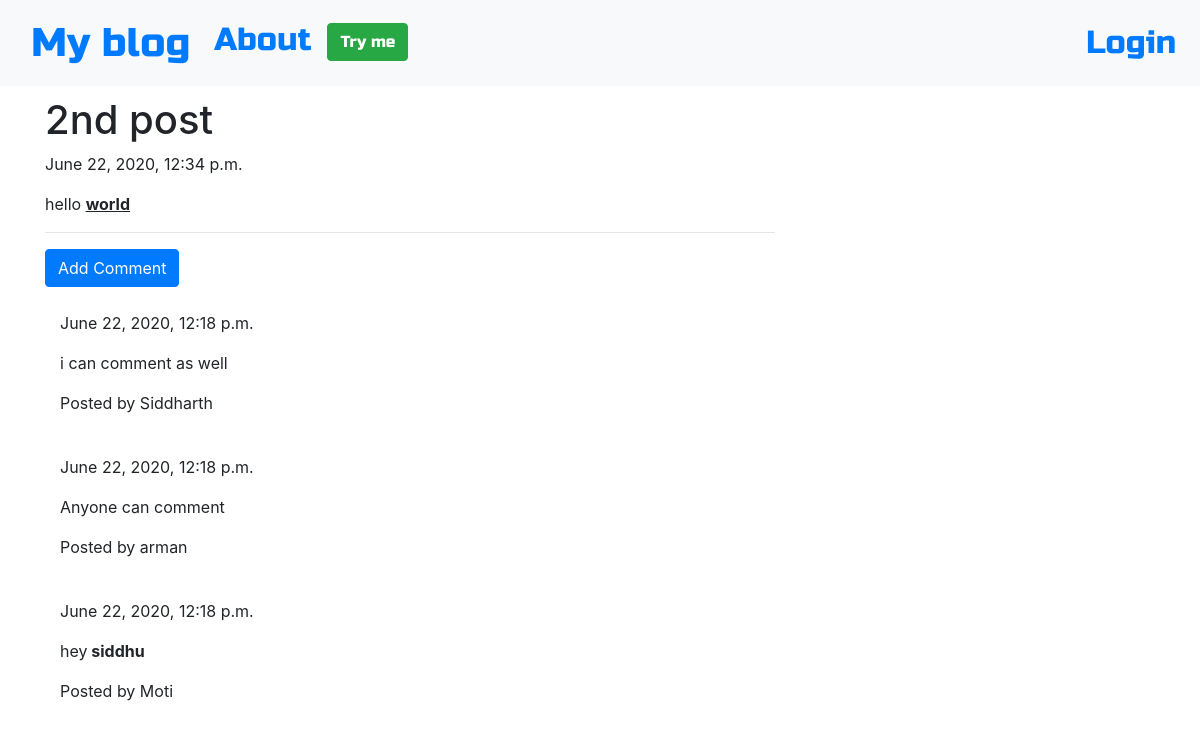
The app's page /post/21/detail/ with its own data.
### blog/models.py (models this page shows, shortened)
class Post(models.Model):
    author = models.ForeignKey('auth.User',on_delete=models.CASCADE)
    title = models.CharField(max_length=200)
    text = models.TextField()
    created_date = models.DateTimeField(default=timezone.now)
    published_date = models.DateTimeField(blank=True,null=True)

class Comment(models.Model):
    post = models.ForeignKey('blog.Post',related_name='comments',on_delete=models.CASCADE)
    author = models.CharField(max_length=200)
    text = models.TextField()
    created_date=models.DateTimeField(default=timezone.now())
    approved_comment=models.BooleanField(default=False)

### blog/views.py (the view)
# urls.py: re_path(r'^post/(?P<pk>\d+)/detail/$',views.PostDetailView.as_view(),name='post_detail'),
class PostDetailView(DetailView):
    model = Post

### blog/templates/blog/post_detail.html (shortened to what this page needs)
{% extends 'blog/base.html' %}
{% block content %}
<h1 class='posttitle loader'>{{ post.title }}</h1>
{% if post.published_date %}
<div class="datepost">
  {{ post.published_date }}
</div>
{% else %}
<a class='btn btn-default' href="{% url 'post_publish' pk=post.pk %}">Publish</a>
{% endif %}
<p class="postcontent">{{ post.text|safe|linebreaksbr }}</p>
<hr>
<a class='btn btn-primary btn-content' href="{% url 'add_comment_to_post' pk=post.pk %}">Add Comment</a>
<div class="container">
  {% for comment in post.comments.all %}
  <br>
  {% if user.is_authenticated or comment.approved_comment %}
  {{ comment.created_date }}
  <p>{{ comment.text|safe|linebreaks }}</p>
  <p>Posted by {{ comment.author }}</p>
  {% endif %}
  {% empty %}
  <p>No comment</p>
  {% endfor %}
</div>
{% endblock %}

### blog/templates/blog/base.html (shortened to what this page needs)
<!DOCTYPE html>
{% load static %}
<html lang="en" dir="ltr">
  <head>
    <link rel="stylesheet" href="https://maxcdn.bootstrapcdn.com/bootstrap/4.5.0/css/bootstrap.min.css">
    <link rel="stylesheet" href="//cdn.jsdelivr.net/npm/medium-editor@latest/dist/css/medium-editor.min.css" type="text/css" media="screen" charset="utf-8">
    <link rel="stylesheet" href="{% static 'css/blog.css' %}">
  </head>
  <body class="loader">
    <nav class="navbar navbar-expand-sm bg-light techfont">
      <div class='container'>
       <ul class="navbar-nav">
         <li class="nav-item">
           <a class="navbar-brand bigbrand" href="{% url 'post_list' %}">My blog</a>
         </li>
         <li class="nav-item">
           <a class="nav-link" href="{% url 'about' %}">About</a>
         </li>
         <li class="nav-item">
           <a class="nav-link" href="{% url 'tryme' %}"><input type="submit" class="btn btn-success" name="" value="Try me"></a>
         </li>
       </ul>
      </div>
      <ul class="navbar-nav editnav">
        {% if user.is_authenticated %}
        <li class="nav-item">
          <a class="nav-link" href="{% url 'post_create'%}">Create Post</a>
        </li>
        <li class="nav-item">
          <a class="nav-link" href="{% url 'post_draft_list'%}">Drafts</a>
        </li>
        <li class="nav-item">
          <a class="nav-link" href="{% url 'logout'%}">Logout</a>
        </li>
        <li class="nav-item">
          <a class='nav-link'>welcome : {{user.username}}</a>
        </li>
        {% else %}
        <li class="nav-item">
          <a class="nav-link" href="{% url 'login' %}">Login</a>
        </li>
        {% endif %}
      </ul>
    </nav>
    <div class="content container">
      <div class="row">
        <div class="col-md-8">
          <div class="blog_posts">
            {% block content %}{% endblock %}
          </div>
        </div>
      </div>
    </div>
  </body>
</html>

### blog/static/css/blog.css (style rules this page uses)
.techfont { font-family: 'Russo One', sans-serif; font-size: 2rem; margin-bottom: 10px; }
.bigbrand { font-size: 2.5rem; }
.editnav { text-align: right; font-size: 2rem; }
.loader { filter:hue-rotate(0deg); color:linear-gradient(45deg,#0f8,#08f); animation:hue 10000ms infinite linear; }

### records on screen
Post: title "2nd post", published_date "June 22, 2020, 12:34 p.m.", text "hello world"
Comment: created_date "June 22, 2020, 12:18 p.m.", text "i can comment as well", author "Siddharth"
Comment: created_date "June 22, 2020, 12:18 p.m.", text "Anyone can comment", author "arman"
Comment: created_date "June 22, 2020, 12:18 p.m.", text "hey siddhu", author "Moti"
